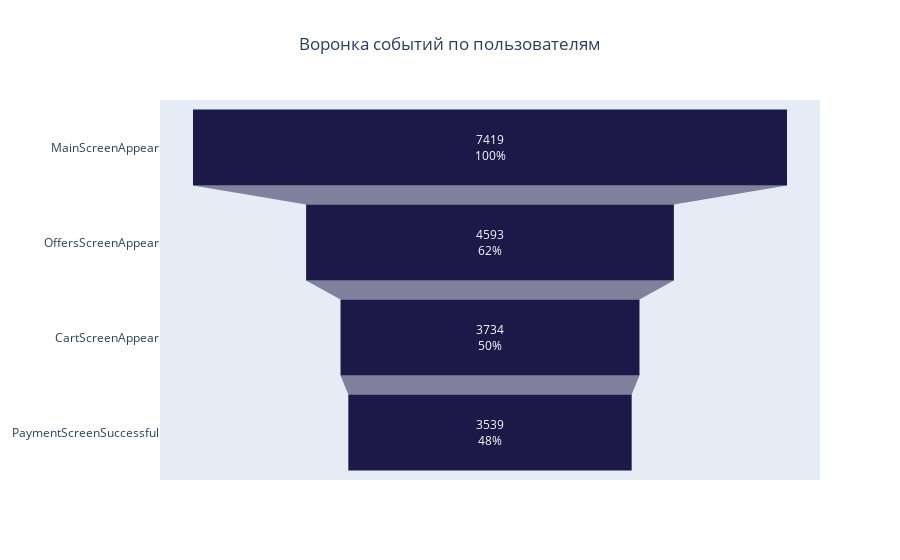

This figure's notebook cell:
### Markdown cell above
**Какая доля пользователей доходит от первого события до оплаты?**

### Code cell
event_users 

fig = go.Figure()
fig = go.Figure(go.Funnel(
    y = event_users['event_name'],
    x = event_users['user_id'],
    textposition = "inside",
    textinfo = "value+percent initial",
    marker = {"color": "#1c1847"}))
fig.update_layout(title='Воронка событий по пользователям', title_x = 0.5)
fig.show()

### Figure 1 — Plotly figure (JSON) as saved in the notebook; plotly's stock layout.template omitted (floating-point values rounded to 4 significant figures)
{"data": [{"marker": {"color": "#1c1847"}, "textinfo": "value+percent initial", "textposition": "inside", "type": "funnel", "x": [7419, 4593, 3734, 3539], "y": ["MainScreenAppear", "OffersScreenAppear", "CartScreenAppear", "PaymentScreenSuccessful"]}], "layout": {"title": {"text": "Воронка событий по пользователям", "x": 0.5}}}
